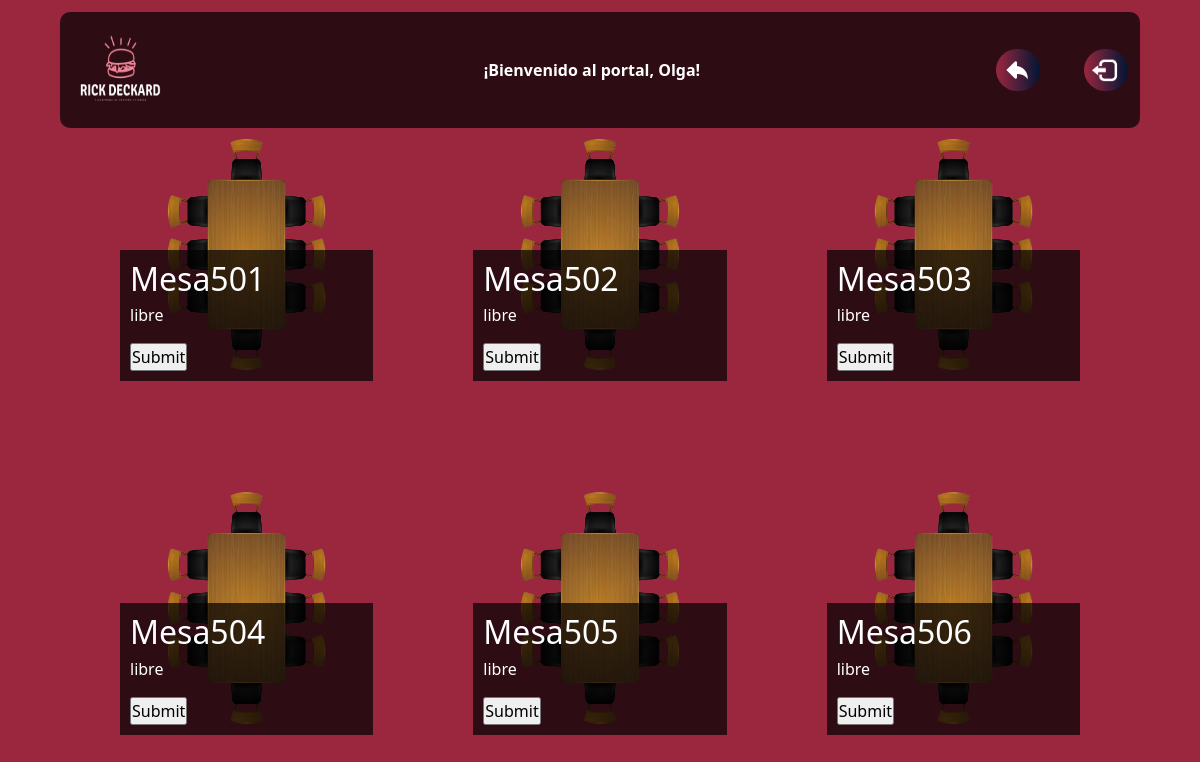
The page /comedores/comedor.php?id=5 (signed in) on the database its author committed.
### tables this page shows
CREATE TABLE mesas (
    id_mesa INT PRIMARY KEY  NOT NULL AUTO_INCREMENT,
    numero_mesa INT,
    id_sala INT,
    estado ENUM('libre','ocupada') DEFAULT ('libre'),    
    FOREIGN KEY (id_sala) REFERENCES salas(id_sala)      
);

### comedores/comedor.php (the view, shortened to what this page needs)
<!DOCTYPE html>
<html lang="en">
<head>
    <link rel="stylesheet" href="../css/comedor.css">
    <link href="https://cdn.jsdelivr.net/npm/bootstrap@5.0.2/dist/css/bootstrap.min.css" rel="stylesheet">
</head>
<body>
    <nav class="navbar navbar-light bg-lights position-top">
        <div class="container">
            <a class="navbar-brand " href="../mostra.php">
                <img src="../img/LOGORICK _Blanco.png" alt="" width="100" height="90">
            </a>
            <div class="saludo">
            <b style="color:white">¡Bienvenido al portal, <?php echo $_SESSION['user'];?>!</b>
            </div>
            <div>
            <a href="../comedores.php"><button class="atrasboton"><img class="atrasimg" src="../img/atras.png" alt=""></button></a>
            <a href="../inc/salir.php"><button class="logoutboton"><img class="logoutimg" src="../img/LOGOUT.png" alt=""></button></a>
            </div>
        </div>
    </nav>
    <div class="centrado">
    <?php
    if (isset($_GET['id'])) {
        include './../inc/conexion.php';
        $id = trim(mysqli_real_escape_string($conn,$_GET['id']));
        $sql = "SELECT * FROM mesas WHERE id_sala = ?";
        $stmt = mysqli_prepare($conn,$sql);
        mysqli_stmt_bind_param($stmt, "s",$id);
        mysqli_stmt_execute($stmt);
        $res = mysqli_stmt_get_result($stmt);
        echo '<div class="image-grid">';
        foreach ($res as $mesa) {
            echo'<a><div class="image-item">';
            if ($mesa['estado'] == "ocupada") {
                echo '<img class="filtro" src="../img/mesas.png" alt="Imagen 1">';
                echo '<div class="image-text"><h2> Mesa'.$mesa['numero_mesa'].'</h2>';
                echo '<p class="diss">'.$mesa['estado'].'</p>';
                echo "<form method='POST' action='../inc/procesar.php'>";
                echo "<input type='hidden' name='id_sala' value=".$mesa['id_sala'].">";
                echo "<input type='hidden' name='numero_mesa' value=".$mesa['numero_mesa'].">";
                echo "<input type='submit'>";
                echo "</form>";
            }else{
                echo '<img class="" src="../img/mesas.png" alt="Imagen 1">';
                echo '<div class="image-text"><h2> Mesa'.$mesa['numero_mesa'].'</h2>';
                echo '<p>'.$mesa['estado'].'</p>';
                echo "<form method='POST' action='../inc/procesar.php'>";
                echo "<input type='submit'>";
                echo "</form>";
            }
            echo '</div></div></a>';
        }
    }else{
    }
    ?>
</div>
</body>
</html>

### css/comedor.css (style rules this page uses)
* { box-sizing: border-box; margin: 0; padding: 0; }
.navbar { margin-top: 1%; margin-right: 5%; margin-left: 5%; border-radius: 10px; }
.saludo { color: white; }
.logoutboton { color: white; background: linear-gradient(to right, #9B273F, #011535); border: none; border-radius: 4vh; cursor: pointer; transition: all 0.3s ease 0s; }
.logoutimg { height: 4vh; margin: 0.6vh; margin-right: 0.9vh; transition: all 0.3s ease 0s; }
.bg-lights { background-color: rgba(0, 0, 0, 0.7) !important; }
body { font-family: Arial, sans-serif; line-height: 1.6; background-color: #9B273F !important; background-position: center; background-repeat: no-repeat; background-size: cover; }
.atrasboton { color: white; background: linear-gradient(to right, #9B273F, #011535); border: none; border-radius: 4vh; cursor: pointer; transition: all 0.3s ease 0s; margin-right: 5vh; }
.atrasimg { height: 4vh; margin: 0.6vh; margin-right: 0.9vh; transition: all 0.3s ease 0s; }
.image-grid { display: grid; grid-template-columns: repeat(3, 1fr); gap: 100px; margin: 0 auto; padding-top: 0%; width: 120vh; }
.image-item { position: relative; width: 100%; padding-bottom: 100%; overflow: hidden; transition: transform 0.3s ease-in-out; }
.image-item img { position: absolute; top: 0; left: 0; width: 100%; height: 100%; object-fit: cover; }
.image-text { position: absolute; bottom: 0; left: 0; width: 100%; background-color: rgba(0, 0, 0, 0.7); color: white; padding: 10px; box-sizing: border-box; }
.image-text h2 { margin-bottom: 5px; }

### rows shown on the page
mesas: numero_mesa "501", estado "libre"
mesas: numero_mesa "502", estado "libre"
mesas: numero_mesa "503", estado "libre"
mesas: numero_mesa "504", estado "libre"
mesas: numero_mesa "505", estado "libre"
mesas: numero_mesa "506", estado "libre"

### other values the page prints
$_SESSION['user'] "Olga"
